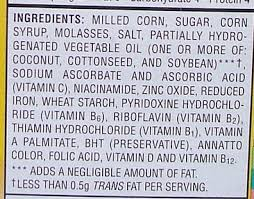
#> input picture ingredients.jpg, 254 x 199 px, given in place of ex2.jpg, which was not available
$ jupyter execute --allow-errors skew-text.ipynb   (older library calls are emulated)
#> lines starting #> are read from the running program, lines starting #| are printed output that depends on the picture; after the words box and inside, x2 and y2 are one past the last pixel; in counts of white or black regions, pixels touching at a corner belong together; pictures that were not available may be replaced by others from this repository, and a replacement may not be noted
[cell 1]
# import the necessary packages
import numpy as np
import cv2
import argparse
import imutils
import matplotlib.pyplot as plt
from skimage.filters import threshold_local


# [59 lines left out: functions order_points, four_point_transform, not called in this run]

[cell 2]
image = cv2.imread("ex2.jpg")
#> image is the input picture: shape (199, 254, 3); mean B, G, R 195.1, 186.6, 187.3
ratio = image.shape[0] / 500.0
#> ratio = 0.398
orig = image.copy()
image = imutils.resize(image, height = 500)
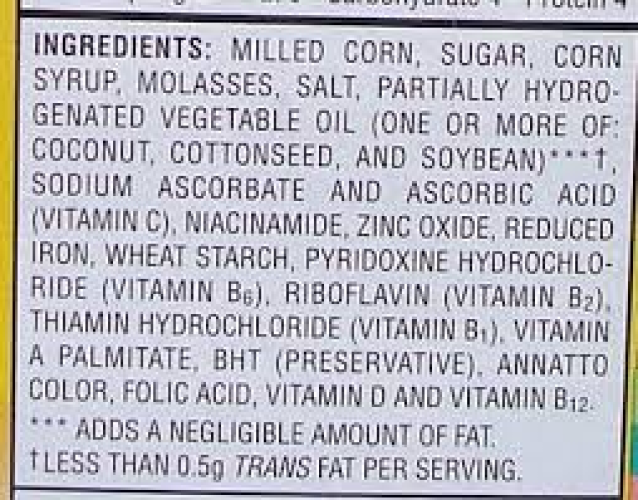
#> image: shape (500, 638, 3); mean B, G, R 195.1, 186.5, 187.2

# convert the image to grayscale, blur it, and find edges
# in the image
gray = cv2.cvtColor(image, cv2.COLOR_BGR2GRAY)
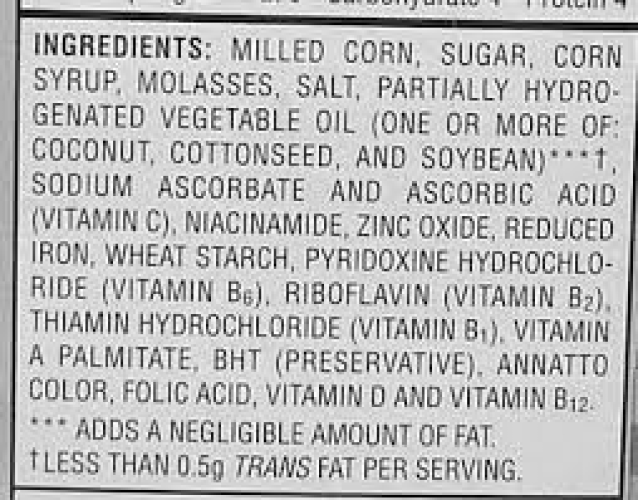
#> gray: shape (500, 638); min 1, max 255, mean 187.7
gray = cv2.GaussianBlur(gray, (5, 5), 0)
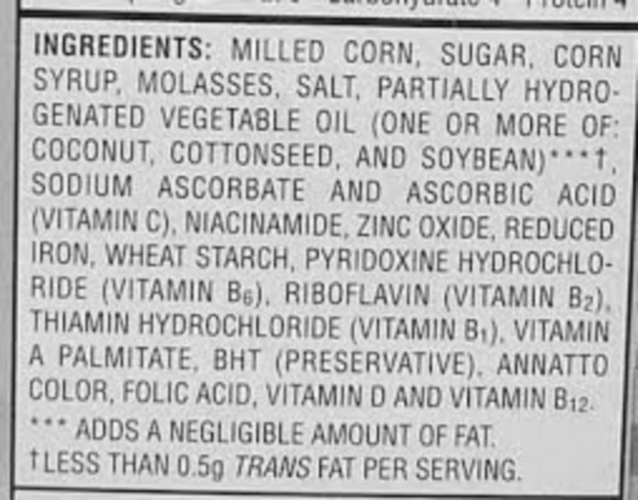
#> gray: shape (500, 638); min 10, max 250, mean 187.7
edged = cv2.Canny(gray, 75, 200)
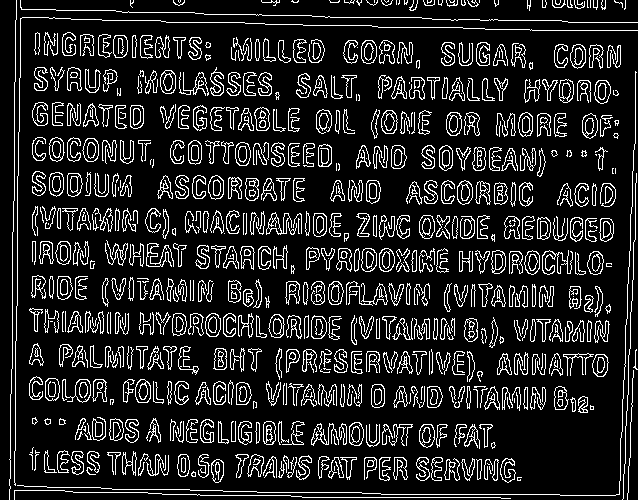
#> edged: shape (500, 638); 14.2% white in thin lines or dots

# show the original image and the edge detected image
plot1 = plt.imshow(image)
plot2 = plt.imshow(edged)
#> figure, not shown here; B, G, R data is drawn as R, G, B

[cell 3]
# find the contours in the edged image, keeping only the
# largest ones, and initialize the screen contour
cnts = cv2.findContours(edged.copy(), cv2.RETR_LIST, cv2.CHAIN_APPROX_SIMPLE)
#> cnts = 1181 contours, 460 with area under 20; largest, box (x1, y1, x2, y2) and area: (381, 110, 398, 134) 304, (582, 113, 598, 139) 302, (160, 70, 176, 94) 300, (446, 112, 462, 136) 300, (82, 138, 99, 162) 299
cnts = cnts[0] if imutils.is_cv2() else cnts[1]
cnts = sorted(cnts, key = cv2.contourArea, reverse = True)[:5]
#> cnts = 5 contours; box (x1, y1, x2, y2) and area: (381, 110, 398, 134) 304, (582, 113, 598, 139) 302, (160, 70, 176, 94) 300, (446, 112, 462, 136) 300, (82, 138, 99, 162) 299
# loop over the contours
for c in cnts:
    # approximate the contour
    peri = cv2.arcLength(c, True)
    approx = cv2.approxPolyDP(c, 0.02 * peri, True)
    if len(approx) == 4:
        screenCnt = approx
        break
#> this loop made 5 passes
#> peri on passes 1 to 5: 68.28, 68.87, 66.63, 68.04, 67.46
# show the contour (outline) of the piece of paper
#> (the rest of this cell did not finish here and is left out)
